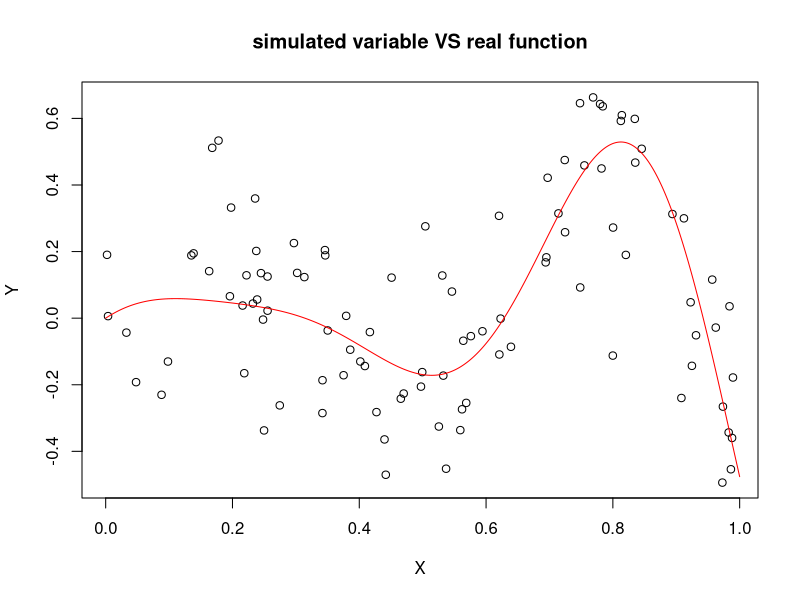
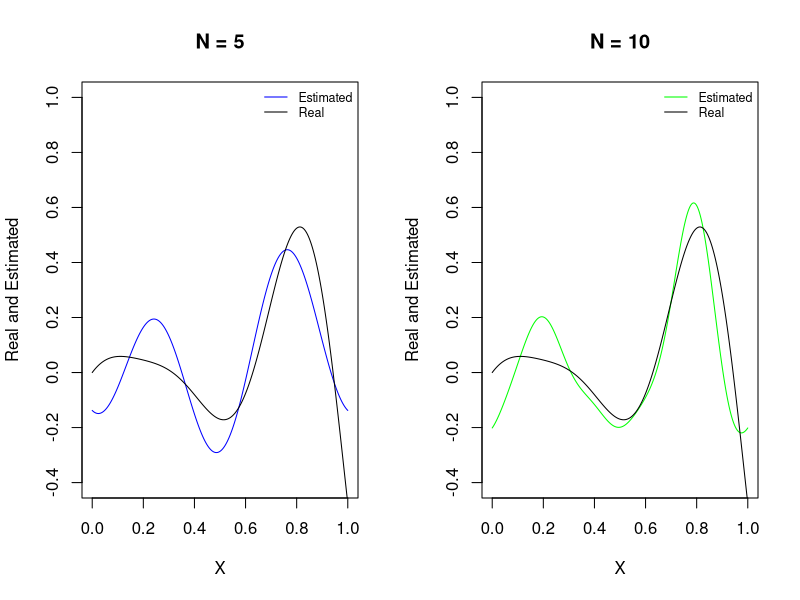
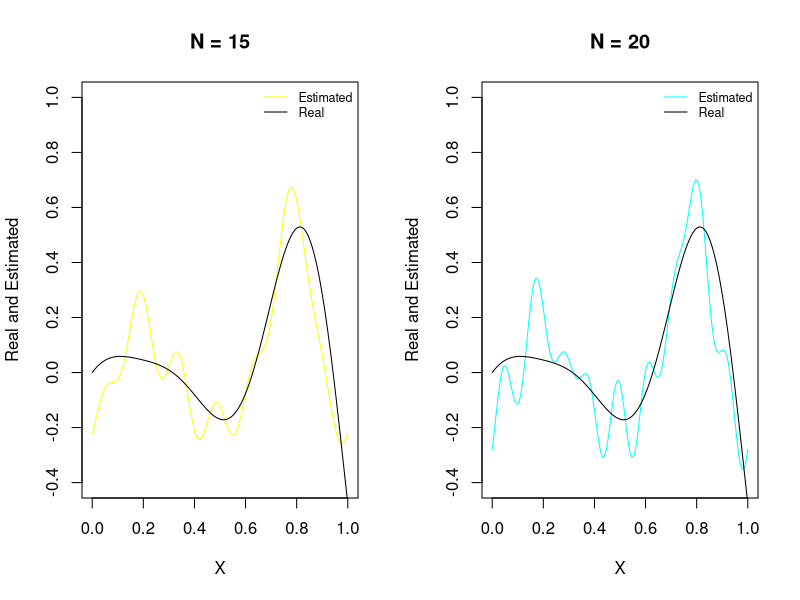
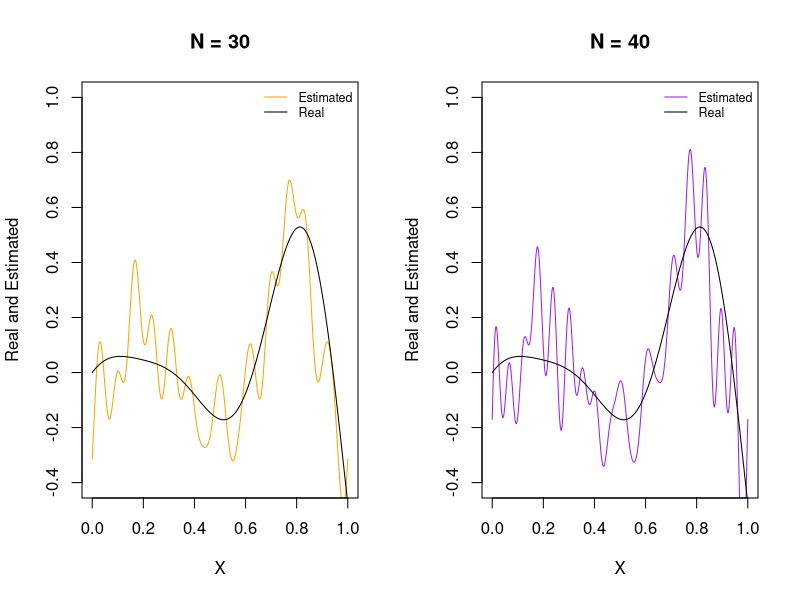
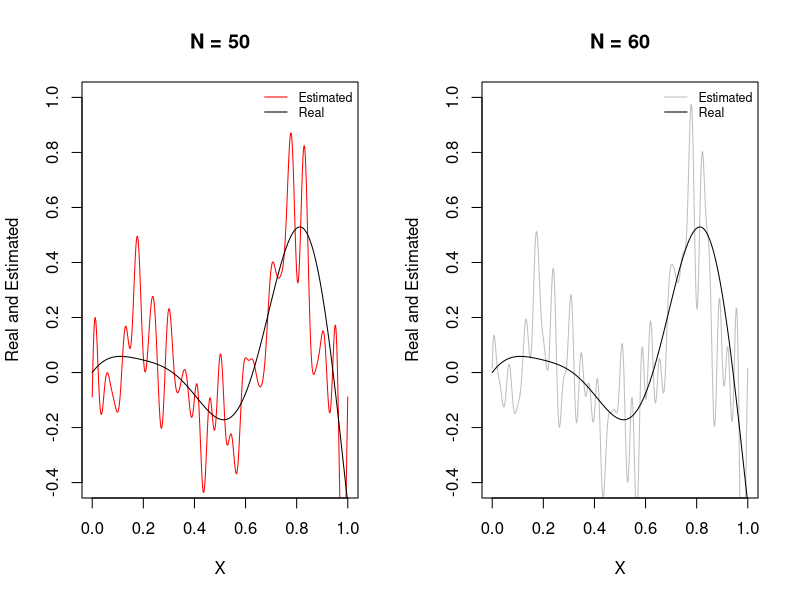
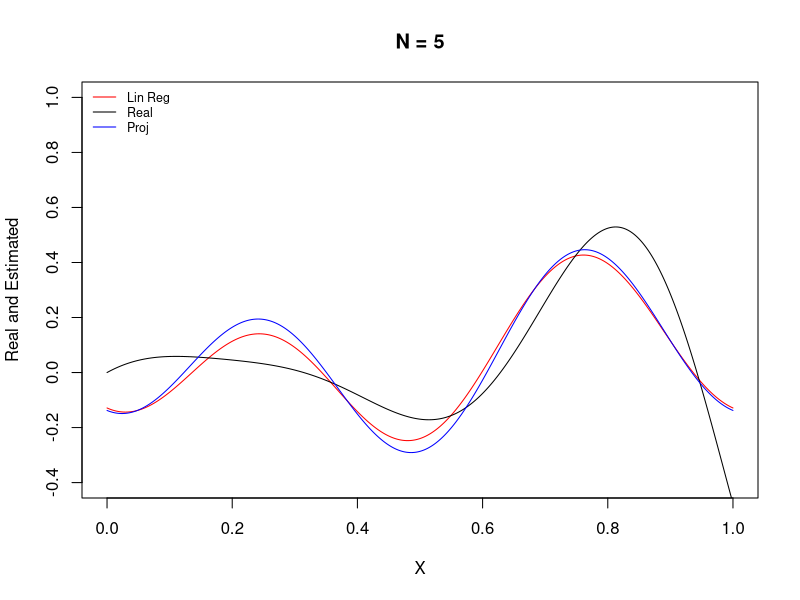
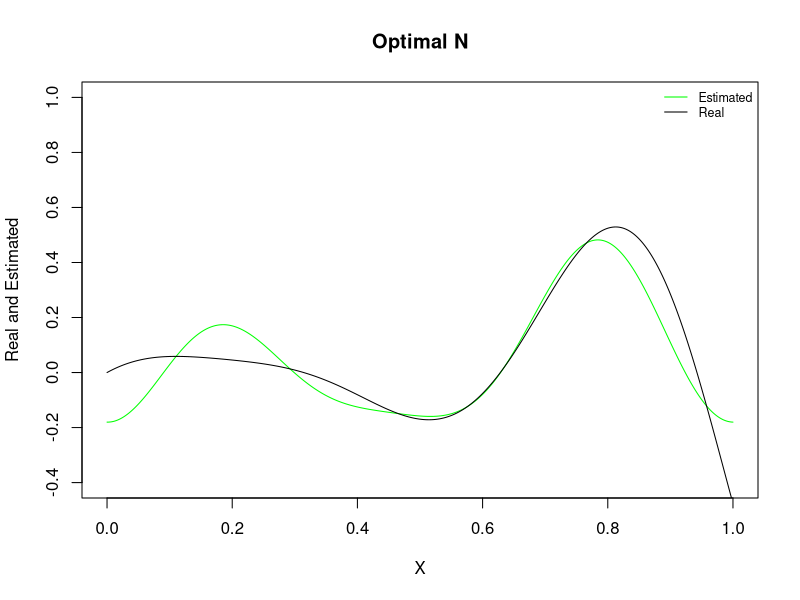
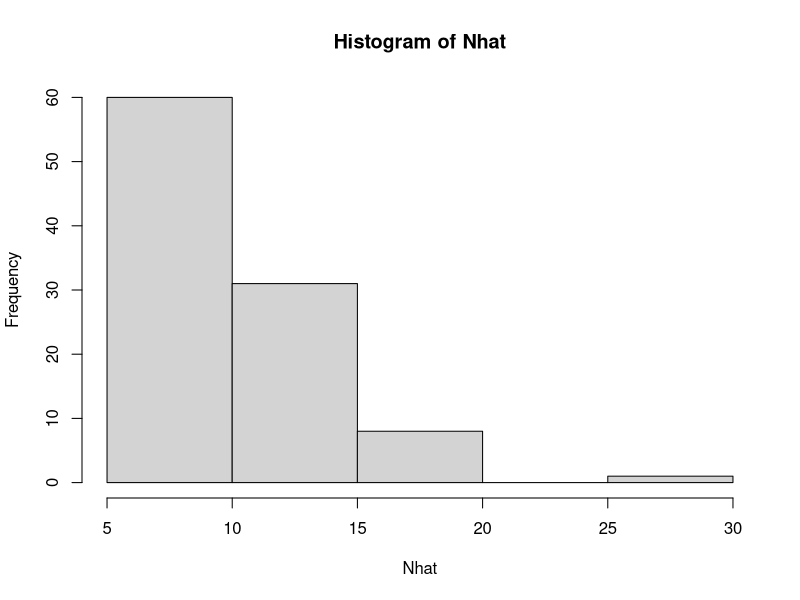

Source code (R) for these figures, in order:
## ---- chunk 1
n <- 100
sigma <- 0.2
net <- seq(0, 1, by = 0.001)
#calculate trigonometric basis
phiBasis <- function(j, x){
    if(j == 1)
      return(rep(1, times = length(x)))
    if(j %% 2 == 0){
      return(sqrt(2) * cos(2 * pi * (j / 2) * x))
    } else {
      return(sqrt(2) * sin(2 * pi * ((j - 1) / 2) * x))
    }
}

#calculate function f(X)
myFunction <- function(x){
return(((x ^ 2) * (2 ^ (x - 1)) - (x - 0.5) ^ 3 ) * sin(10 * x))
}

#calculate theta hat
thetaHat <- function(Y, X, j){
  Z <- Y * phiBasis(j, X)
  return(mean(Z))
}

#calculate matrix Xbold = (Z_1, ..., Z_N)
computeZ <- function(N, X){
  Z <- matrix(0, n, N)
  for(j in 1:N){
    Z[, j] <- phiBasis(j, X)
  }
  return(Z)
}

#compute beta hat
computeBeta <- function(Y, Z){
  model <- lm(Y ~ Z - 1)
  beta <- coef(model) 
  sigma <- (summary(model)$sigma)
  return(list(beta, sigma))
}

#this function is for 6th part
computeLoss <- function(N, X, Y, n, sigmaestimated50){
  Z <- computeZ(N, X)
  betahat <-  unlist(computeBeta(Y, Z)[1], use.names = FALSE)
  sigmahat <- unlist(computeBeta(Y, Z)[2], use.names = FALSE)
  tmp <- Y - Z %*% betahat
  return( (1/n) * norm(tmp, type = '2')^2 + (2 * N / n)  * sigmaestimated50^2 )
}


#

computeMyEstimation <- function(N, X, Y){
  Z <- computeZ(N, X)
  beta <- unlist(computeBeta(Y, Z)[1], use.names = FALSE)
  par(mfrow = c(1, 1))
  fhat2 <- rep(0, times = length(net))
  for(i in 1:length(net)){
      for(j in 1:N){
        fhat2[i] <- fhat2[i] + beta[j] * phiBasis(j, net[i])
      }
    }
  return(fhat2)
}
#Draw graph with real function and approximated
drawMyEstimation <- function(fhat2, colEstimator, colRealFunction, main, triger=TRUE){
  if(triger){
    plot(net, fhat2, main = main, type = "l", col = colEstimator, xlab="X", ylab="Real and Estimated", ylim = c(-0.4, 1), xlim = c(0, 1))
    curve((x ^ 2 * 2 ^ (x - 1) - (x - 0.5) ^ 3 ) * sin(10 * x), 0, 1, n = 500, add = TRUE, col = colRealFunction)
    legend('topright', c('Estimated', 'Real') , lty=1, col=c(colEstimator, colRealFunction), bty='n', cex=.75)
  }
  else{
    plot(net, fhat2, main = main, type = "l", col = colEstimator, xlab="X", ylab="Real and Estimated", ylim = c(-0.4, 1), xlim = c(0, 1))
    curve((x ^ 2 * 2 ^ (x - 1) - (x - 0.5) ^ 3 ) * sin(10 * x), 0, 1, n = 500, add = TRUE, col = colRealFunction)
    legend('topleft', c('Lin Reg', 'Real', 'Proj') , lty=1, col=c(colEstimator, colRealFunction, 'blue'), bty='n', cex=.75)
  }
}
## ---- chunk 2
X <- runif(n)
ksi <- rnorm(n, 0, 1)
Y <- myFunction(X) + sigma * ksi
## ---- chunk 3
plot(X, Y, main = 'simulated variable VS real function')
curve((x ^ 2 * 2 ^ (x - 1) - (x - 0.5) ^ 3 ) * sin(10 * x), 0, 1, n = 500, add = TRUE, col = "red")
## ---- chunk 4
numProj <- 60
thetahat <- c(numProj)
for(j in 1:numProj){
  thetahat[j] <- thetaHat(Y, X, j)
}
fhat <- matrix(0, length(net), 8)
k <- 0
for(N in c(5, 10, 15, 20, 30, 40, 50, 60)){
  k <- k + 1
  for(i in 1:length(net)){
    for(j in 1:N){
      fhat[i, k] <- fhat[i, k] + thetahat[j] * phiBasis(j, net[i])
    }
  }
}
## ---- chunk 5
par(mfrow = c(1, 2))
drawMyEstimation(fhat[, 1], 'blue', 'black', 'N = 5')
drawMyEstimation(fhat[, 2], 'green', 'black', 'N = 10')
par(mfrow = c(1, 2))
drawMyEstimation(fhat[, 3], 'yellow', 'black', 'N = 15')
drawMyEstimation(fhat[, 4], 'cyan', 'black', 'N = 20')
par(mfrow = c(1, 2))
drawMyEstimation(fhat[, 5], 'orange', 'black', 'N = 30')
drawMyEstimation(fhat[, 6], 'purple', 'black', 'N = 40')
par(mfrow = c(1, 2))
drawMyEstimation(fhat[, 7], 'red', 'black', 'N = 50')
drawMyEstimation(fhat[, 8], 'gray', 'black', 'N = 60')
## ---- chunk 6
drawMyEstimation(computeMyEstimation(5, X, Y), 'red', 'black', 'N = 5', triger=FALSE)
lines(net, fhat[, 1], type = "l", col = 'blue', ylim = c(-0.4, 1), xlim = c(0, 1))
## ---- chunk 7
N <- 50
Z <- matrix(0, n, N)
for(j in 1:N){
  Z[, j] <- phiBasis(j, X)
}
model <- lm(Y ~ Z - 1)
beta <- coef(model)
par(mfrow = c(1, 1))
fhat2 <- rep(0, times = length(net))
 for(i in 1:length(net)){
    for(j in 1:N){
      fhat2[i] <- fhat2[i] + beta[1] * phiBasis(j, net[i])
    }
  }
sigmaestimated50 = summary(model)$sigma
## ---- chunk 8
Nvect <- rep(0, times = 50)
for(j in 1:50){
  Nvect[j] <- computeLoss(j, X, Y, n, sigmaestimated50)
}
## ---- chunk 9
drawMyEstimation(computeMyEstimation(which.min(Nvect), X, Y), 'green', 'black', 'Optimal N')
## ---- chunk 10
M = 100
Nhat <- rep(0, times = 100)
for(i in 1:M){
  X <- runif(n)
  ksi <- rnorm(n, 0, 1)
  Y <- myFunction(X) + sigma * ksi
  Nvect <- rep(0, times = 50)
  for(j in 1:50) Nvect[j] <- computeLoss(j, X, Y, n, sigmaestimated50)
  Nhat[i] = which.min(Nvect)
}
hist(Nhat)
